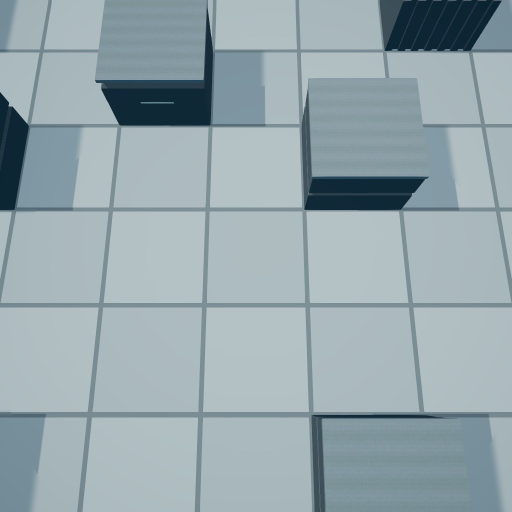
#> input picture Captures/AbilityJuice/shots/r3/aftermath/f0005.jpg, 1024 x 1024 px, given in place of f0008.jpg, which was not available (shown at 1/2 size)
$ python _ad_crop.py
#> lines starting #> are read from the running program, lines starting #| are printed output that depends on the picture; pictures that were not available may be replaced by others from this repository, and a replacement may not be noted
import numpy as np
from PIL import Image
import os

BASE = os.path.dirname(os.path.abspath(__file__))
SH = os.path.join(BASE, 'shots', 'r3')
PITCH = {'death': 218.0, 'pogo': 158.0}


def load(shot, idx):
#> called with shot = 'death', idx = 8
    return Image.open(os.path.join(SH, shot, 'f%04d.jpg' % idx)).convert('RGB')
#> returned value is the input picture: PIL image 1024x1024 RGB; mean R, G, B 150.2, 167.1, 173.1


def crop_cells(shot, idx, cx, cy, cells):
    p = PITCH[shot]
    half = int(cells*p/2)
    im = load(shot, idx)
    box = (int(cx-half), int(cy-half), int(cx+half), int(cy+half))
    return im.crop(box)
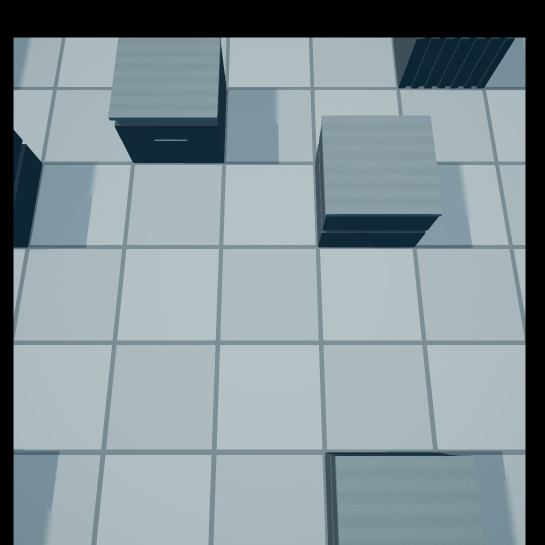
#> returned value: PIL image 1090x1090 RGB (shown at 1/2 size); mean R, G, B 131.5, 146.2, 151.4


# 5 cells wide window centred on each event
DEATH_C = (518, 470)
POGO_C = (770, 500)
CELLS = 5.0
OUT = 512

pairs = [
    ('death', 8, DEATH_C, 'D windup -0.17'),
    ('death', 13, DEATH_C, 'D impact +0.00'),
    ('death', 16, DEATH_C, 'D +0.10'),
    ('death', 26, DEATH_C, 'D after +0.43'),
    ('pogo', 40, POGO_C, 'P windup -0.17'),
    ('pogo', 45, POGO_C, 'P impact +0.00'),
    ('pogo', 48, POGO_C, 'P +0.10'),
    ('pogo', 58, POGO_C, 'P after +0.43'),
]

tiles = []
for shot, idx, c, label in pairs:
    im = crop_cells(shot, idx, c[0], c[1], CELLS).resize((OUT, OUT), Image.LANCZOS)
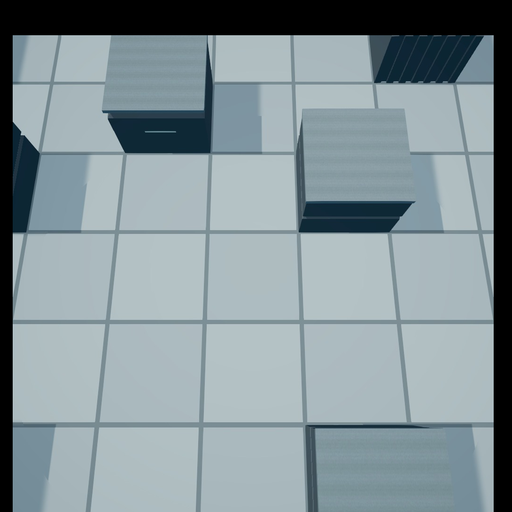
#> im: PIL image 512x512 RGB; mean R, G, B 131.5, 146.3, 151.5
    tiles.append((label, im))
#> pass 2 of the loop `for shot, idx, c, label in pairs:`:
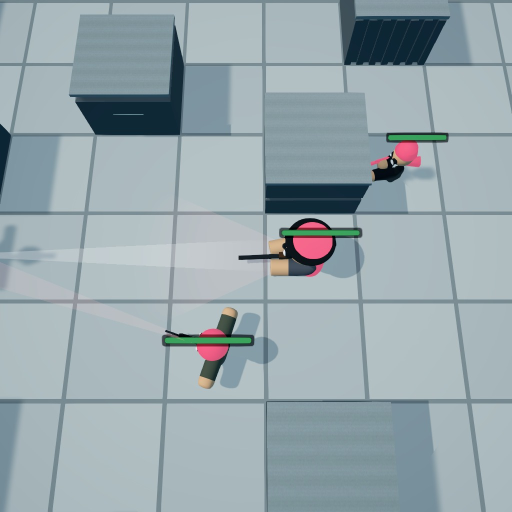
#> input picture Captures/AbilityJuice/shots/r3/grenade/f0013.jpg, 1024 x 1024 px, found by its file name (shown at 1/2 size)
#> in load, returned value is the input picture: PIL image 1024x1024 RGB; mean R, G, B 151.7, 166.9, 172.6
#> in crop_cells (call 2), `return im.crop(box)`:
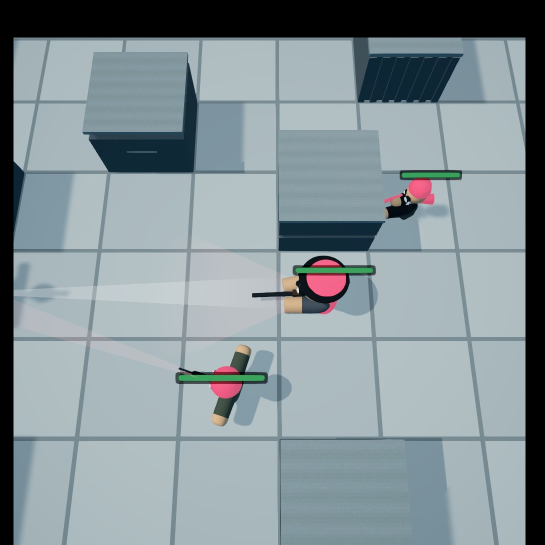
#> returned value: PIL image 1090x1090 RGB (shown at 1/2 size); mean R, G, B 132.7, 146, 151
#> `im = crop_cells(shot, idx, c[0], c[1], CELLS).resize((OUT, OUT), Image..`:
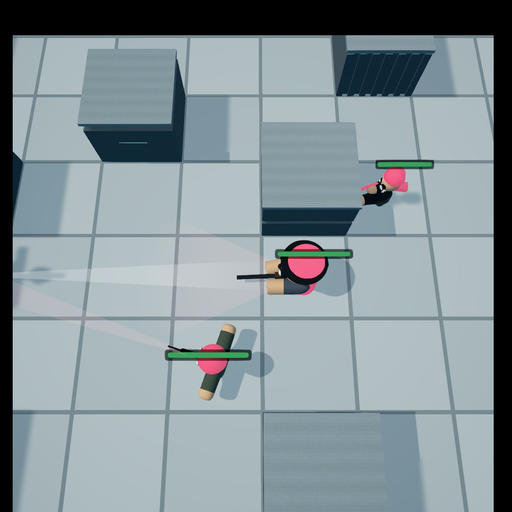
#> im: PIL image 512x512 RGB; mean R, G, B 132.8, 146.1, 151.1
#> pass 3 of the loop `for shot, idx, c, label in pairs:`:
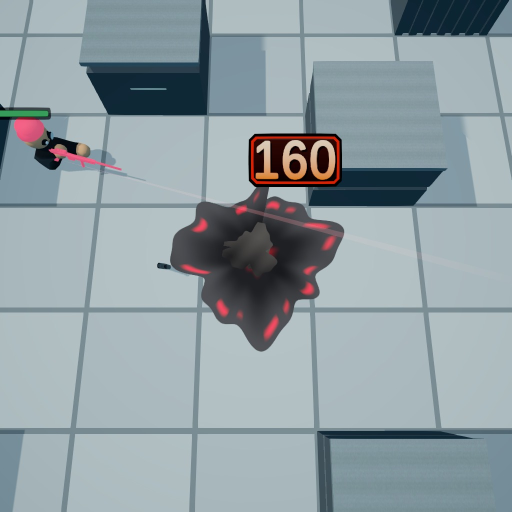
#> input picture Captures/AbilityJuice/shots/r3/death/f0028.jpg, 1024 x 1024 px, given in place of f0016.jpg, which was not available (shown at 1/2 size)
#> in load, returned value is the input picture: PIL image 1024x1024 RGB; mean R, G, B 143.9, 157.2, 162.7
#> in crop_cells (call 3), `return im.crop(box)`:
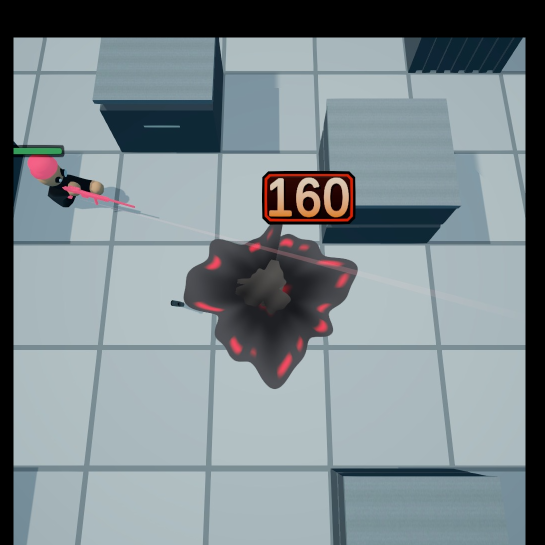
#> returned value: PIL image 1090x1090 RGB (shown at 1/2 size); mean R, G, B 125.8, 137.5, 142.3
#> `im = crop_cells(shot, idx, c[0], c[1], CELLS).resize((OUT, OUT), Image..`:
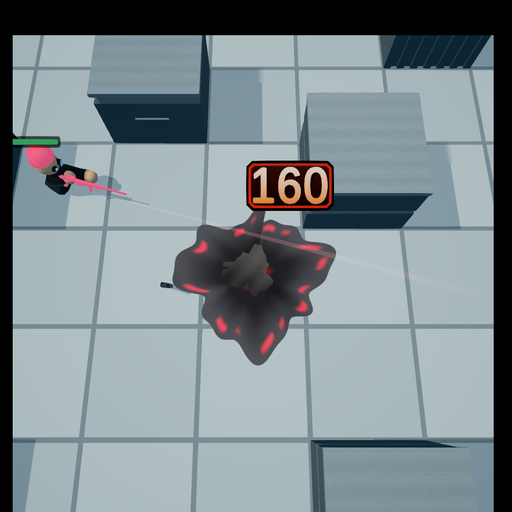
#> im: PIL image 512x512 RGB; mean R, G, B 125.9, 137.6, 142.4
#> (the run stopped early here; a loop or call above may not have finished)
